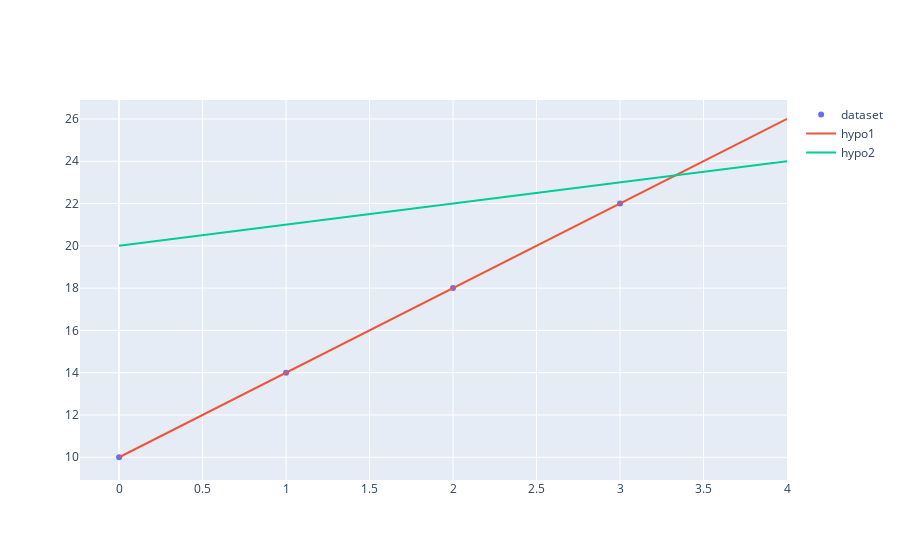

Write notebook code for a chart like this one.
### Markdown cell above
## Cost function

In order to find the best values for $\theta_0$ and $\theta_1$ we define the cost function as follow (m being the number of training example in our dataset):

$ J_{(\theta_0, \theta_1)} = \frac{1}{2m} \sum_{i=1}^m (h_\theta(x^{(i)}) - y^i)^2 $

And the problem become minimizing this function over $\theta_0$ and $\theta_1$.

Let's unpack the formula:

- $ h_\theta(x^{(i)}) $

Is our hypothesis function as defined last chapter applied to the $i^{th}$ example of our training data.

- $ (h_\theta(x^{(i)}) - y^i)^2 $

Is the "squared error function".

It represents the "error", how much apart from the right result $y^i$ the result of our hypothesis $h_\theta(x^{(i)})$ is.

And we take the square of that error supposedly because the square function accentuate the difference between large and small error (an "error" of 5 becomes 25 while an error of 2 become 4 making the error of 5 appear even worse)

The "squared error function" is one example of an error function, there are others. But the squared error function is one that is generally quite good.

- $ \frac{1}{2m} \sum_{i=1}^m (h_\theta(x^{(i)}) - y^i)^2 $

This $\frac{1}{2m} \sum_{i=1}^m$ part is the notation to take the average. (Sum of each elements divided by the number of elements)

So the formulas is taking the average of the error of our hypothesis over our entire dataset.

### Code cell
class CostFunction:
    hypothesis = None

    def __init__(self, hypothesis):
        self.hypothesis = hypothesis

    def squaredError(self, dataset = [[]]):
        m = len(dataset[0]) # we assume that both dimension are equal
        squaredErrorSum = 0

        for i in range(1, m):
            hx = self.hypothesis.compute(dataset[0][i])
            y = dataset[1][i]
            squaredErrorSum += (hx - y) ** 2

        return (1 / (2 * m)) * squaredErrorSum

dataset = [
    [ 0,  1,  2,  3],
    [10, 14, 18, 22]
]

# This is the right hypothesis so the squared error should be 0
hypo1 = Hypothesis(10, 4)
cf1 = CostFunction(hypo1)

# This is a wrong hypothesis so the squared error should be !== 0
hypo2 = Hypothesis(20, 1)
cf2 = CostFunction(hypo2)

# Graph that plot the 2 hypothesis and the dataset to show that hypo1 is indeed right
graph = Graph()
graph.plot2DArray(dataset, "dataset")
graph.plotFunction(hypo1.compute, "hypo1", 0, 4, 4)
graph.plotFunction(hypo2.compute, "hypo2", 0, 4, 4)
graph.render()

print(cf1.squaredError(dataset), " == 0")
print(cf2.squaredError(dataset), " != 0")

### Figure 1 — Plotly figure (JSON) as saved in the notebook; plotly's stock layout.template omitted (floating-point values rounded to 4 significant figures)
{"data": [{"mode": "markers", "name": "dataset", "type": "scatter", "x": [0, 1, 2, 3], "y": [10, 14, 18, 22]}, {"mode": "lines", "name": "hypo1", "type": "scatter", "x": [0.0, 1.333, 2.667, 4.0], "y": [10.0, 15.33, 20.67, 26.0]}, {"mode": "lines", "name": "hypo2", "type": "scatter", "x": [0.0, 1.333, 2.667, 4.0], "y": [20.0, 21.33, 22.67, 24.0]}], "layout": {}}
